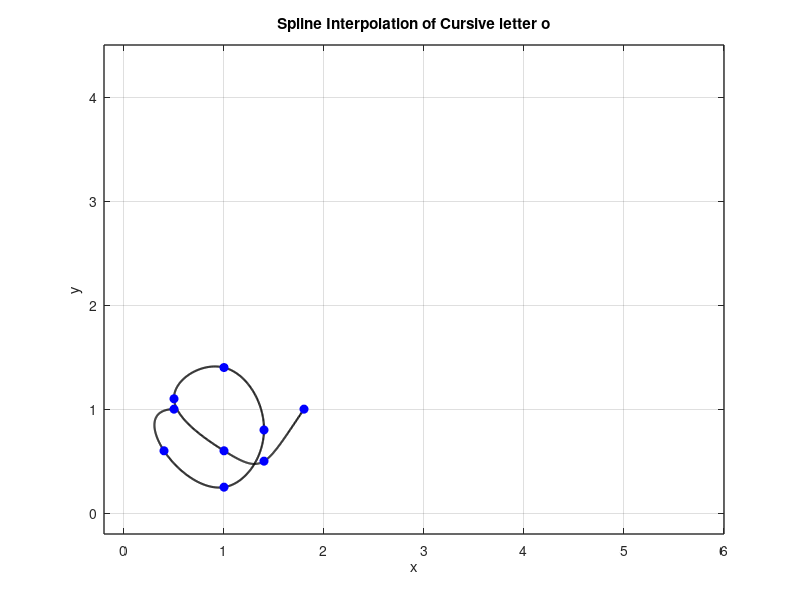

Recreate this plot in MATLAB.
% Define data points for x and y coordinates
x=[0.50 0.40 1.00 1.40 1.00 0.50 1.00 1.40 1.80];
y=[1.00 0.60 0.25 0.80 1.40 1.10 0.60 0.50 1.00];

n=length(x);
t= 0:n-1; % Parametric coordinate t
tt= 0:0.01:n-1; % More dense coor tt fir spline interpolation

% Compute spline interpolation
xx= spline(t,x,tt);
yy= spline(t,y,tt);

% Plot settings
figure(1)
plot(xx,yy,'k','Linewidth',1.5) % plot spline
hold on 
plot (x,y,'bo','MarkerFaceColor','b') % plot data points
axis([-0.2 6 -0.2 4.5])
grid on
title('Spline Interpolation of Cursive letter o')
xlabel('x')
ylabel('y')
set(gca,'FontSize',10,'LineWidth',1)
grid on
